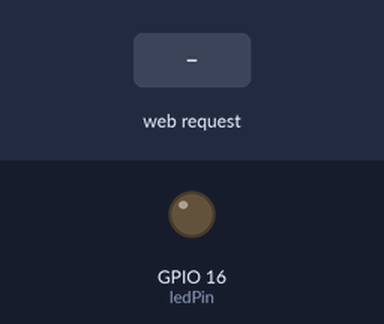
Recording of a sketch running on a simulated ESP8266 (NodeMCU). Shown: output pins drawn as LEDs (lit = HIGH). The inputs (shaded band) are chosen by the test bench. WiFi joins after 1.5 s; servers stay silent unless stated; what the sketch prints to the serial monitor is not drawn.

Above: at 2.7 s.
2.8 s: HTTP request GET /LED=ON received
At 3.3 s:
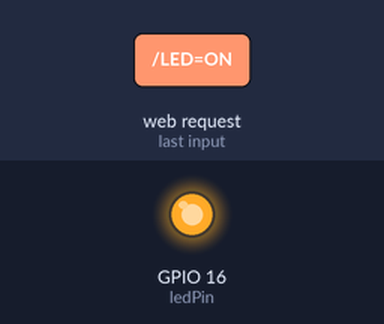
4.3 s: HTTP request GET /LED=OFF received
At 5.6 s:
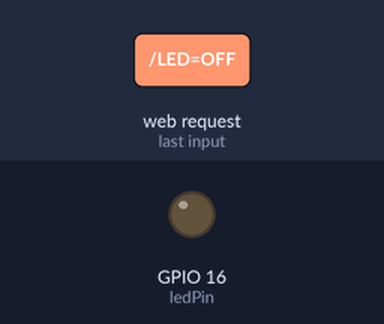
Timing chart, 0 to 7.3 s (numbered marks = the images above; inputs shaded):
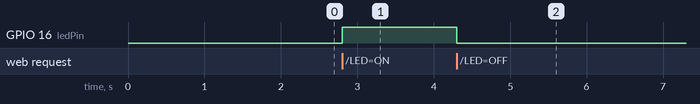

Measured:
- after the input at 2.8 s, GPIO 16 (ledPin): LOW → HIGH at once
- after the input at 4.3 s, GPIO 16 (ledPin): HIGH → LOW at once

The sketch:

node_led_web.ino
```cpp
#include <ESP8266WiFi.h>

const char* ssid = "sulom";
const char* password = "12345678";

int ledPin = 16; // GPIO16 D0
WiFiServer server(80);

void setup() {
  Serial.begin(115200);
  delay(10);

  pinMode(ledPin, OUTPUT);
  digitalWrite(ledPin, LOW);

  // Connect to WiFi network
  Serial.println();
  Serial.println();
  Serial.print("Connecting to ");
  Serial.println(ssid);

  WiFi.begin(ssid, password);

  while (WiFi.status() != WL_CONNECTED) {
    delay(500);
    Serial.print(".");
  }
  Serial.println("");
  Serial.println("WiFi connected");
  server.begin();
  Serial.println("Server started");
  Serial.print("Use this URL to connect: ");
  Serial.print("http://");
  Serial.print(WiFi.localIP());
  Serial.println("/");

}

void loop() {

  WiFiClient client = server.available();
  if (!client) {
    return;
  }

  Serial.println("new client");
  while(!client.available()){
    delay(1);
  }

  String request = client.readStringUntil('\r');
  Serial.println(request);
  client.flush();

  int value = LOW;
  if (request.indexOf("/LED=ON") != -1)  {
    digitalWrite(ledPin, HIGH);
    value = HIGH;
  }
  if (request.indexOf("/LED=OFF") != -1)  {
    digitalWrite(ledPin, LOW);
    value = LOW;
  }

  client.println("HTTP/1.1 200 OK");
  client.println("Content-Type: text/html");
  client.println(""); //  do not forget this one
  client.println("<!DOCTYPE HTML>");
  client.println("<html>");
  client.println("<h1>Control Buttons</h1>");
  client.print("Led pin is now: ");

  if(value == HIGH) {
    client.print("On");
  } else {
    client.print("Off");
  }
  client.println("<br><br>");
  client.println("<title>Control LED using the buttons below</title>");

  client.println("<a href=\"/LED=ON\"\"><button><h1> Turn On </h1></button></a>");
  client.println("<a href=\"/LED=OFF\"\"><button><h1>Turn Off </h1></button></a></br>");
  client.println("</html>");

  delay(1);
  Serial.println("Client disonnected");
  Serial.println("");

}
```
